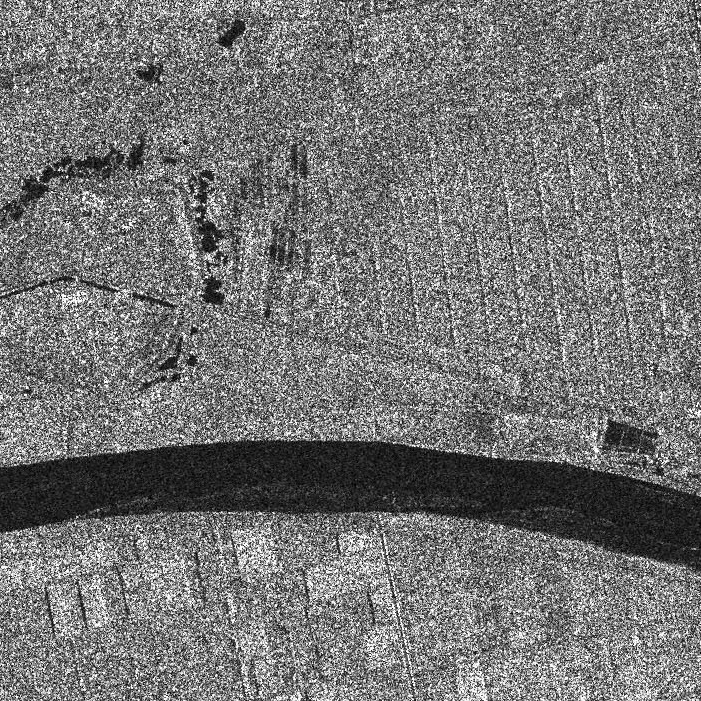
#> input picture data/yellow/I2.bmp, 701 x 701 px, found by its file name
$ python pretrain_made.py
#> lines starting #> are read from the running program, lines starting #| are printed output that depends on the picture
### data_made/oldemo/SIFT_demo.py
import cv2
import numpy as np
import pandas as pd
def run_demo(data_name,image_name,dir_path,Max_keypionts = 500,Distance = 20, flag = 0):

#> called with data_name = 'yellowA', image_name = 'I2.bmp', dir_path = 'data/yellowA', Max_keypionts = 2000, Distance = 0, flag = 0
    image = cv2.imread(dir_path + "/" + image_name, cv2.COLOR_BGR2GRAY)
#> image is the input picture: shape (701, 701); min 0, max 255, mean 116.6

    sift = cv2.SIFT_create()


    max_keypoints = Max_keypionts

    keypoints = sift.detect(image, None)
#> keypoints = 4276 keypoints; strongest (x, y, size): (222, 258, 1.9), (142, 405, 1.8), (51, 291, 2.1), (27, 387, 2)

    keypoints = sorted(keypoints, key=lambda x: -x.response)[:max_keypoints]
#> keypoints = 2000 keypoints; strongest (x, y, size): (222, 258, 1.9), (142, 405, 1.8), (51, 291, 2.1), (27, 387, 2)

    filtered_keypoints = []
    for kp1 in keypoints:
        is_valid = True
        for kp2 in filtered_keypoints:

            distance = int(cv2.norm(np.array(kp1.pt) - np.array(kp2.pt)))
            if distance < Distance:
               is_valid = False
               break
        if is_valid:
            filtered_keypoints.append(kp1)
#> this loop made 2000 passes
#> kp1 on passes 1 to 3: keypoint at (222, 258), size 1.9, keypoint at (222, 258), size 1.9, keypoint at (142.1, 404.9), size 1.8
#> after the loop, filtered_keypoints has the same summary as keypoints
    image_with_keypoints = cv2.drawKeypoints(image, filtered_keypoints, None)
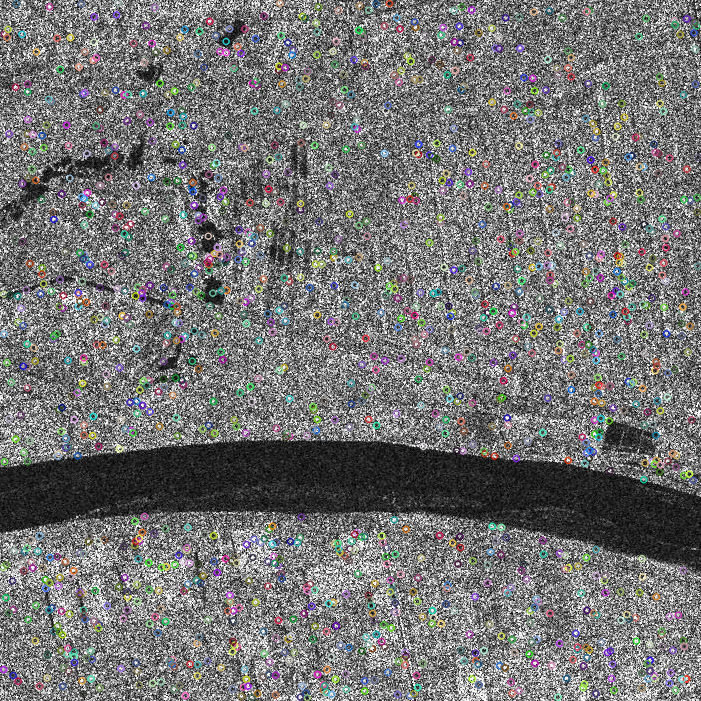
#> image_with_keypoints: shape (701, 701, 3); mean of channels 0, 1, 2 116.4, 116.7, 116.6; drawn as B, G, R
    sen_data = []
    for kp in filtered_keypoints:
        kp_pt = np.array(kp.pt)
        kp_pt = np.around(kp_pt)
        sen_data.append(kp_pt)
#> this loop made 2000 passes
#> (kp, kp_pt) on passes 3, 4, 6: (keypoint at (142.1, 404.9), size 1.8, [142, 405]), (keypoint at (142.1, 404.9), size 1.8, [142, 405]), (keypoint at (27, 387.5), size 2, [27, 387])
#> after the loop, sen_data = 2000 pairs, first value 3 to 698, second value 3 to 697
    save = pd.DataFrame(sen_data, columns = [0, 1],dtype=int)
#> save = table of 2000 rows and 2 columns
    save = save.drop_duplicates()
#> save = table of 1410 rows and 2 columns
    if (flag == 0):
#> (the run stopped early here; a loop or call above may not have finished)
